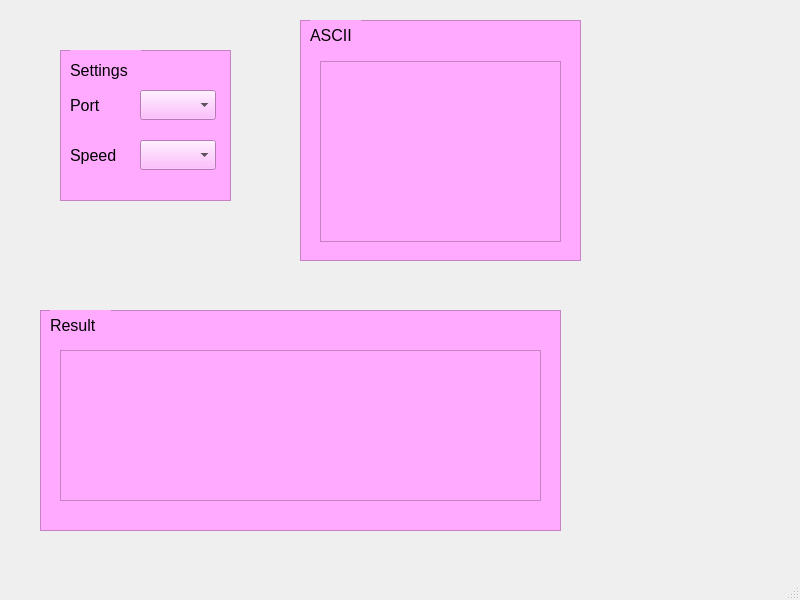
<?xml version="1.0" encoding="UTF-8"?>
<ui version="4.0">
 <class>MainWindow</class>
 <widget class="QMainWindow" name="MainWindow">
  <property name="geometry">
   <rect>
    <x>0</x>
    <y>0</y>
    <width>800</width>
    <height>600</height>
   </rect>
  </property>
  <property name="windowTitle">
   <string>MainWindow</string>
  </property>
  <widget class="QWidget" name="centralwidget">
   <widget class="QFrame" name="frameSettings">
    <property name="geometry">
     <rect>
      <x>60</x>
      <y>50</y>
      <width>171</width>
      <height>151</height>
     </rect>
    </property>
    <property name="styleSheet">
     <string notr="true">background-color: rgb(255, 170, 255);</string>
    </property>
    <property name="frameShape">
     <enum>QFrame::Shape::StyledPanel</enum>
    </property>
    <property name="frameShadow">
     <enum>QFrame::Shadow::Raised</enum>
    </property>
    <widget class="QLabel" name="labelSettings">
     <property name="geometry">
      <rect>
       <x>10</x>
       <y>0</y>
       <width>71</width>
       <height>41</height>
      </rect>
     </property>
     <property name="toolTip">
      <string>&lt;html&gt;&lt;head/&gt;&lt;body&gt;&lt;p&gt;Settings by port&lt;/p&gt;&lt;/body&gt;&lt;/html&gt;</string>
     </property>
     <property name="text">
      <string>&lt;html&gt;&lt;head/&gt;&lt;body&gt;&lt;p&gt;&lt;span style=&quot; font-size:12pt;&quot;&gt;Settings&lt;/span&gt;&lt;/p&gt;&lt;/body&gt;&lt;/html&gt;</string>
     </property>
    </widget>
    <widget class="QComboBox" name="comboBoxComPorts">
     <property name="geometry">
      <rect>
       <x>80</x>
       <y>40</y>
       <width>76</width>
       <height>30</height>
      </rect>
     </property>
    </widget>
    <widget class="QLabel" name="labelNumPort">
     <property name="geometry">
      <rect>
       <x>10</x>
       <y>40</y>
       <width>51</width>
       <height>31</height>
      </rect>
     </property>
     <property name="text">
      <string>&lt;html&gt;&lt;head/&gt;&lt;body&gt;&lt;p&gt;&lt;span style=&quot; font-size:12pt;&quot;&gt;Port&lt;/span&gt;&lt;/p&gt;&lt;/body&gt;&lt;/html&gt;</string>
     </property>
    </widget>
    <widget class="QComboBox" name="comboBoxSpeed">
     <property name="geometry">
      <rect>
       <x>80</x>
       <y>90</y>
       <width>76</width>
       <height>30</height>
      </rect>
     </property>
    </widget>
    <widget class="QLabel" name="labelSpeed">
     <property name="geometry">
      <rect>
       <x>10</x>
       <y>90</y>
       <width>61</width>
       <height>31</height>
      </rect>
     </property>
     <property name="text">
      <string>&lt;html&gt;&lt;head/&gt;&lt;body&gt;&lt;p&gt;&lt;span style=&quot; font-size:12pt;&quot;&gt;Speed&lt;/span&gt;&lt;/p&gt;&lt;/body&gt;&lt;/html&gt;</string>
     </property>
    </widget>
   </widget>
   <widget class="QFrame" name="frameASCII">
    <property name="geometry">
     <rect>
      <x>300</x>
      <y>20</y>
      <width>281</width>
      <height>241</height>
     </rect>
    </property>
    <property name="styleSheet">
     <string notr="true">background-color: rgb(255, 170, 255);</string>
    </property>
    <property name="frameShape">
     <enum>QFrame::Shape::StyledPanel</enum>
    </property>
    <property name="frameShadow">
     <enum>QFrame::Shadow::Raised</enum>
    </property>
    <widget class="QLabel" name="labelASCII">
     <property name="geometry">
      <rect>
       <x>10</x>
       <y>0</y>
       <width>51</width>
       <height>31</height>
      </rect>
     </property>
     <property name="text">
      <string>&lt;html&gt;&lt;head/&gt;&lt;body&gt;&lt;p&gt;&lt;span style=&quot; font-size:12pt;&quot;&gt;ASCII&lt;/span&gt;&lt;/p&gt;&lt;/body&gt;&lt;/html&gt;</string>
     </property>
    </widget>
    <widget class="QTextBrowser" name="textBrowserASCII">
     <property name="geometry">
      <rect>
       <x>20</x>
       <y>41</y>
       <width>241</width>
       <height>181</height>
      </rect>
     </property>
    </widget>
   </widget>
   <widget class="QFrame" name="frameResult">
    <property name="geometry">
     <rect>
      <x>40</x>
      <y>310</y>
      <width>521</width>
      <height>221</height>
     </rect>
    </property>
    <property name="styleSheet">
     <string notr="true">background-color: rgb(255, 170, 255);</string>
    </property>
    <property name="frameShape">
     <enum>QFrame::Shape::StyledPanel</enum>
    </property>
    <property name="frameShadow">
     <enum>QFrame::Shadow::Raised</enum>
    </property>
    <widget class="QLabel" name="labelResult">
     <property name="geometry">
      <rect>
       <x>10</x>
       <y>0</y>
       <width>61</width>
       <height>31</height>
      </rect>
     </property>
     <property name="text">
      <string>&lt;html&gt;&lt;head/&gt;&lt;body&gt;&lt;p&gt;&lt;span style=&quot; font-size:12pt;&quot;&gt;Result&lt;/span&gt;&lt;/p&gt;&lt;/body&gt;&lt;/html&gt;</string>
     </property>
    </widget>
    <widget class="QTextBrowser" name="textBrowserResult">
     <property name="geometry">
      <rect>
       <x>20</x>
       <y>40</y>
       <width>481</width>
       <height>151</height>
      </rect>
     </property>
    </widget>
   </widget>
  </widget>
  <widget class="QStatusBar" name="statusbar"/>
 </widget>
 <resources/>
 <connections/>
</ui>
